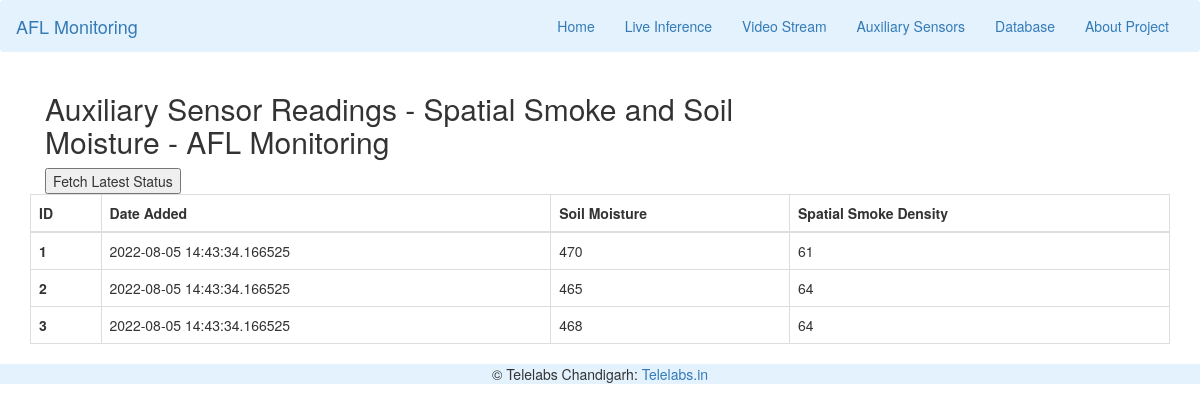
Page /auxiliary-sensors on the committed database.
### app.py (models this page shows, shortened)
class auxiliary_sens(db.Model):
    __tablename__ = 'auxiliary-sens'
    id = db.Column(db.Integer, primary_key=True)
    datetime = db.Column(db.DateTime, nullable=False, default=datetime.now())
    smoke_reading = db.Column(db.Integer, nullable=False)
    moisture_reading = db.Column(db.Integer, nullable=False)

### app.py (the view)
@app.route('/auxiliary-sensors')
def auxiliary_sensors():
    my_data_aux = auxiliary_sens.query.order_by(auxiliary_sens.datetime)
    return render_template('auxiliary-sensors.html', my_data_aux= my_data_aux)

### templates/auxiliary-sensors.html (shortened to what this page needs)
{% extends 'layout.html' %}  {% block body %}
<div class="container">
  <div class="col-lg-8 offset-lg-2">
    <h2 class="mt-5">
      Auxiliary Sensor Readings - Spatial Smoke and Soil Moisture - AFL
      Monitoring
    </h2>
    <form method="post" action="{{ url_for('ar_tasks') }}">
      <input
        type="submit"
        value="Fetch Latest Status"
        name="fetch-latest-status"
      />
    </form>
  </div>
  <br /><br />
  <div>
    <table class="table table-bordered table-dark">
        <thead>
          <tr>
            <th scope="col">ID</th>
            <th scope="col">Date Added</th>
            <th scope="col">Soil Moisture</th>
            <th scope="col">Spatial Smoke Density</th>
          </tr>
        </thead>
        <br /><br />
        <tbody>
          {% for data in my_data_aux %}
          <tr>
            <th scope="row">{{data.id}}</th>
            <td>{{data.datetime}}</td>
            <td>{{data.moisture_reading}}</td>
            <td>{{data.smoke_reading}}</td>
          </tr>
          {% endfor %}
        </tbody>
      </table>
  </div>
</div>
{% endblock %}

### templates/layout.html (shortened to what this page needs)
<!DOCTYPE html>
<html lang="en">
  <head>
    <link
      rel="stylesheet"
      href="/static/bootstrap-styles.css"
    />
  </head>
  <body>
    <nav class="navbar" style="background-color: #e3f2fd">
      <div class="container-fluid">
        <div class="navbar-header">
          <a class="navbar-brand" href="#">AFL Monitoring</a>
        </div>
        <ul class="nav navbar-nav" style="float: right">
          <li class="active"><a href="/">Home</a></li>
          <li><a href="/live-inference">Live Inference</a></li>
          <li><a href="/video-stream">Video Stream</a></li>
          <li><a href="/auxiliary-sensors">Auxiliary Sensors</a></li>
          <li><a href="/view-database">Database</a></li>
          <li><a href="/about-project">About Project</a></li>
        </ul>
      </div>
    </nav>
    {% block body %} {% endblock %}
    <footer
      class="page-footer font-small blue"
      style="background-color: #e3f2fd"
    >
      <div class="footer-copyright text-center py-3">
        © Telelabs Chandigarh:
        <a href="https://telelabs.in/">Telelabs.in</a>
      </div>
    </footer>
  </body>
</html>

### rows in the picture
auxiliary_sens: id "1", datetime "2022-08-05 14:43:34.166525", moisture_reading "470", smoke_reading "61"
auxiliary_sens: id "2", datetime "2022-08-05 14:43:34.166525", moisture_reading "465", smoke_reading "64"
auxiliary_sens: id "3", datetime "2022-08-05 14:43:34.166525", moisture_reading "468", smoke_reading "64"
